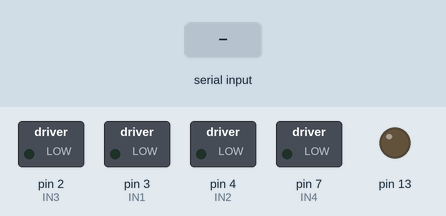
The sketch below on a simulated Arduino Uno, built with avr-gcc and run on an emulated ATmega328P. Parts: switched loads named in the sketch (green lamp = pin HIGH), output pins drawn as LEDs (lit = HIGH). The test bench sets the inputs (shaded band).

Above: at 1.2 s.
1.3 s: "m" received over the second serial link
At 1.8 s:
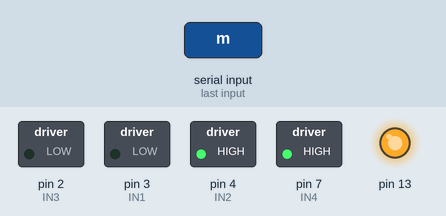
2.8 s: "s" received over the second serial link
At 3.8 s:
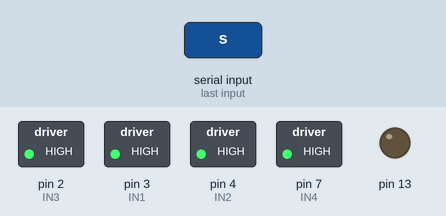
4.3 s: "l" received over the second serial link
At 5.2 s:
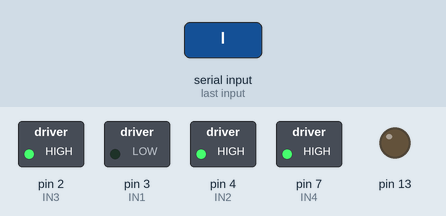
5.8 s: "r" received over the second serial link
At 6.2 s:
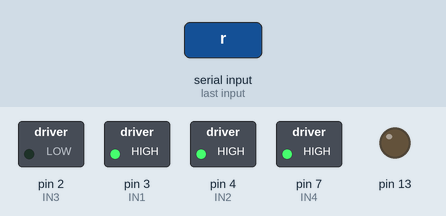
7.3 s: "b" received over the second serial link
At 8.5 s:
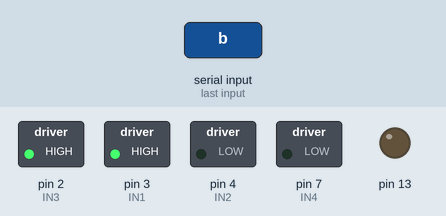
Timing chart, 0 to 9.8 s (numbered marks = the images above; inputs shaded):
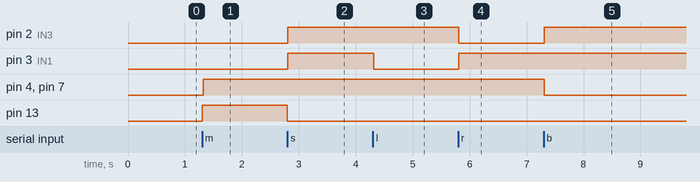

Measured:
- after the input at 1.3 s, pin 4 (IN2), pin 7 (IN4), pin 13: LOW → HIGH at once
- after the input at 2.8 s, pin 2 (IN3), pin 3 (IN1): LOW → HIGH at once; pin 13: HIGH → LOW at once
- after the input at 4.3 s, pin 3 (IN1): HIGH → LOW at once
- after the input at 5.8 s, pin 2 (IN3): HIGH → LOW at once; pin 3 (IN1): LOW → HIGH at once
- after the input at 7.3 s, pin 2 (IN3): LOW → HIGH at once; pin 4 (IN2), pin 7 (IN4): HIGH → LOW at once

The sketch:

Bluetooth_complete.ino
```cpp
//code write by Moz for YouTube changel LogMaker360, 27-10-2015
//code belongs to this video: https://www.youtube.com/watch?v=6jZMJ7DFCY0

#include <SoftwareSerial.h>
SoftwareSerial BT(1, 0);
// creates a "virtual" serial port/UART
// connect BT module TX to 0
// connect BT module RX to 1
// connect BT Vcc to 5V, GND to GND

// L298 pins

const int IN1 = 3;
const int IN2 = 4;
const int IN3 = 2;
const int IN4 = 7;
void setup()
{
  // set digital pin to control as an output
  pinMode(13, OUTPUT);
  // set the data rate for the SoftwareSerial port
  BT.begin(9600);
  // Send test message to other device
  BT.println("Hello from Arduino");


  pinMode(IN1, OUTPUT);
  pinMode(IN2, OUTPUT);
  pinMode(IN3, OUTPUT);
  pinMode(IN4, OUTPUT);
}
char a; // stores incoming character from other device
void loop()
{
  if (BT.available())
  // if text arrived in from BT serial...
  {
    a=(BT.read());
    if (a=='m')
    {
      digitalWrite(13, HIGH);
      BT.println(" Moving forward ");
    move_forward();

    }
    if (a=='s')
    {
      digitalWrite(13, LOW);
      BT.println(" STOP");
    move_stop();

  }
    if (a=='l')
    {
      BT.println("Turning left");
      turn_left();

    }

    if (a=='r')
    {
      BT.println("Turning r");
      turn_right();

    }

    if (a=='b')
    {
      BT.println("Reversing");
      move_backward();

    }
    // you can add more "if" statements with other characters to add more commands
  }
}
// FUnctions
    void move_backward() {
    digitalWrite(IN1 , HIGH);
    digitalWrite(IN2 , LOW);
    digitalWrite(IN3 , HIGH);
    digitalWrite(IN4 , LOW);
  }
  void move_forward() {
    digitalWrite(IN1 , LOW);
    digitalWrite(IN2 , HIGH);
    digitalWrite(IN3 , LOW);
    digitalWrite(IN4 , HIGH);
  }

  void move_stop() {
    digitalWrite(IN1 , HIGH);
    digitalWrite(IN2 , HIGH);
    digitalWrite(IN3 , HIGH);
    digitalWrite(IN4 , HIGH);
  }

  void turn_left() {
    digitalWrite(IN1 , LOW);
    digitalWrite(IN2 , HIGH);
    digitalWrite(IN3 , HIGH);
    digitalWrite(IN4 , HIGH);
    delay(1000);
  }

  void turn_right() {
    digitalWrite(IN1 , HIGH);
    digitalWrite(IN2 , HIGH);
    digitalWrite(IN3 , LOW);
    digitalWrite(IN4 , HIGH);
    delay(1000);
  }
```
